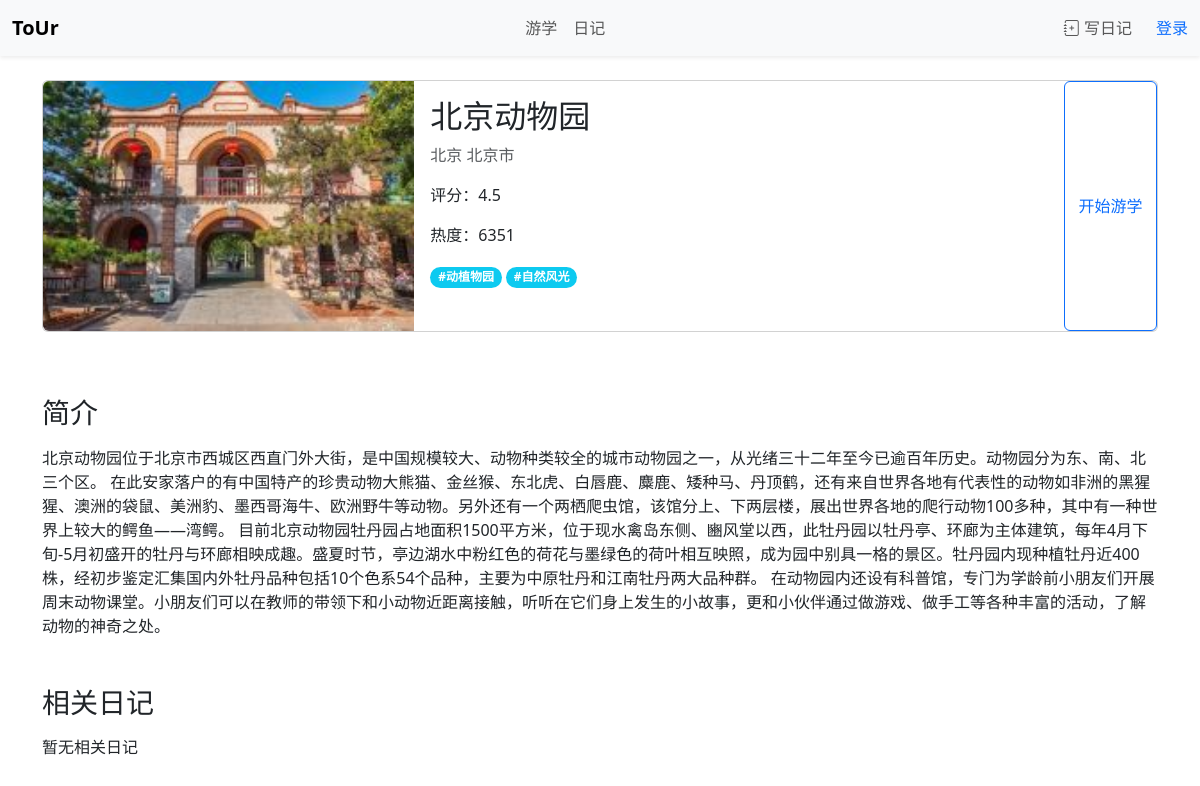
The app's page /travel/2/, older data.
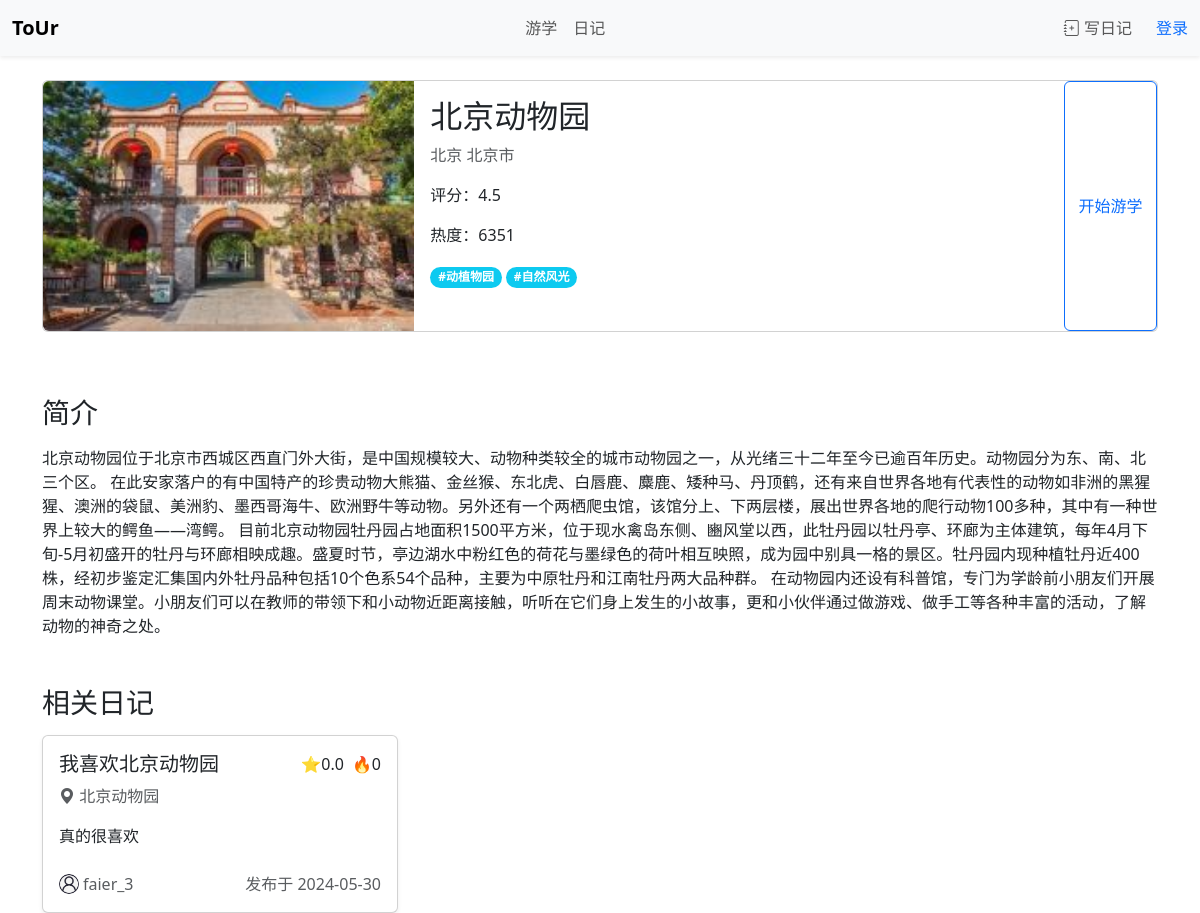
The same page, newer data.
### travel/models.py (models this page shows, shortened)
class Destination(models.Model):
    name = models.CharField(max_length=50, unique=True)
    type = models.CharField(max_length=1, choices={('s', '景区'), ('u','学校')}, default='s')
    province = models.CharField(max_length=15)
    city = models.CharField(max_length=15)
    description = models.TextField(blank=True)
    image = models.ImageField(upload_to=dest_pic_path, blank=True, null=True)
    popularity = models.IntegerField(default=0, blank=True)
    rating = models.DecimalField(max_digits=2, decimal_places=1, default=0, blank=True, validators=[
            MinValueValidator(0, message="Rating must be at least 0"),
            MaxValueValidator(5, message="Rating cannot be greater than 5"),
        ])
    tags = models.ManyToManyField(Category)
    mapjson = models.TextField(default='{}', help_text="请粘贴地图的json文字") # 存储地图的json文件

class Category(models.Model):
    name = models.CharField(max_length=10, unique=True)
    def __str__(self):
        return self.name

### diary/models.py (models this page shows, shortened)
class Diary(models.Model):
    author = models.ForeignKey(User, on_delete=models.SET_NULL, null=True)
    pub_time = models.DateTimeField(default=timezone.now, blank=True)
    title = models.CharField(max_length=100)
    content = models.TextField()
    popularity = models.IntegerField(default=0, blank=True)
    rating = models.DecimalField(max_digits=2, decimal_places=1, default=0, blank=True, validators=[
            MinValueValidator(0, message="Rating must be at least 0"),
            MaxValueValidator(5, message="Rating cannot be greater than 5"),
        ])
    location = models.ForeignKey(Destination, on_delete=models.PROTECT)

### account/models.py (models this page shows, shortened)
class CustomUser(AbstractUser):
    interests = models.ManyToManyField(Category)
    avatar = models.ImageField(upload_to=user_avatar_path, blank=True, null=True)

### travel/views.py (the view)
# urls.py: path('<int:dest_id>/', views.detail, name='detail'),
def detail(request, dest_id):
    dest = get_object_or_404(Destination, pk=dest_id)
    related_diaries = Diary.objects.filter(location=dest).order_by('-rating')
    context = {
        'dest': dest,
        'related_diaries': related_diaries,
    }
    return render(request, 'travel/detail.html', context)

### template/travel/detail.html (shortened to what this page needs)
{% extends 'base.html' %}
{% block mainbody %}
<div class="container mt-4">
    <div class="row">
        <div class="col-md-12">
            <div class="card mb-3 ">
                <div class="row g-0 h-100">
                    <div class="col-md-4 overflow-hidden" style="height: 250px">
                        {% if dest.image %}
                        <img src="{{ dest.image.url }}" class="img-fluid rounded-start h-100 w-100 object-fit-cover " alt="{{ dest.name }}">
                        {% else %}
                        <img src="https://moreishmarketing.com/app/uploads/2020/09/img_placeholder_1024x768.jpg" class="img-fluid rounded-start" alt="默认图片">
                        {% endif %}
                    </div>
                    <div class="col-md-7">
                        <div class="card-body h-100">
                            <h2 class="card-title">{{ dest.name }}</h2>
                            <p class="card-text text-muted">{{ dest.province }} {{ dest.city }}</p>
                            <div class="">
                                <p>评分：{{ dest.rating }}</p>
                                <p>热度：{{ dest.popularity }}</p>
                            </div>
                            <div class="mt-auto ">
                                {% for tag in dest.tags.all %}
                                <span class="badge bg-info rounded-pill">#{{tag}}</span>
                                {% endfor %}
                            </div>
                        </div>
                    </div>
                    <a href="{% url 'travel:map' dest_id=dest.id %}" class="btn btn-outline-primary  col-md-1 d-flex align-items-center justify-content-center">
                        <span>开始游学</span>
                    </a>
                </div>
            </div>
        </div>
    </div>
    <h3 class="mt-5 mb-3">简介</h3>
    <p class="card-text">{{ dest.description }}</p>
    <h3 class="mb-3 mt-5 ">相关日记</h3>
    <div class="row row-cols-1 row-cols-md-2 row-cols-lg-3 g-4">
        {% if related_diaries %}
        {% for diary in related_diaries %}
            {% include 'diary/diary_card.html' with diary=diary %}
        {% endfor %}
        {% else %}
        <p class="card-text">暂无相关日记</p>
        {% endif %}
    </div>
</div>
{% endblock %}

### template/base.html (shortened to what this page needs)
{% load static %}
<!DOCTYPE html>
<html lang="zh-CN">
<head>
    <link href="https://cdn.jsdelivr.net/npm/bootstrap@5.3.3/dist/css/bootstrap.min.css" rel="stylesheet">
    <link href="https://cdn.jsdelivr.net/npm/bootstrap-icons/font/bootstrap-icons.css" rel="stylesheet">
    <link rel="stylesheet" href="{% static 'css/my_style.css' %}">
</head>
<body>
  <nav class="navbar navbar-expand navbar-light bg-light shadow-sm sticky-top " style="z-index: 10;">
    <div class="container-fluid">
      <a class="navbar-brand fw-bold" href="{% url 'travel:index' %}">ToUr</a>
      <ul class="navbar-nav mx-auto">
        <li class="nav-item">
          <a class="nav-link" href="/travel/">游学</a>
        </li>
        <li class="nav-item">
          <a class="nav-link" href="/diary/">日记</a>
        </li>
      </ul>
      <ul class="navbar-nav">
        <li class="nav-item">
          <a class="nav-link" href="#" data-bs-toggle="modal" data-bs-target="#addDiaryModal">
            <i class="bi bi-journal-plus"></i> 写日记
          </a>
        </li>
      </ul>
      <ul class="navbar-nav ms-3">
        {% if user.is_authenticated %}
        <li class="nav-item dropdown">
          <a class="nav-link dropdown-toggle" href="#" id="navbarDropdownMenuLink" role="button" data-bs-toggle="dropdown" aria-expanded="false">
            {% include 'user_avatar.html' with size=30 user=user %}
            <span>{{ user.username }}</span>
          </a>
          <ul class="dropdown-menu dropdown-menu-end" aria-labelledby="navbarDropdownMenuLink">
            <li><a class="dropdown-item" href="#">资料</a></li>
            <li><a class="dropdown-item" href="{% url 'account:logout' %}">登出</a></li>
          </ul>
        </li>
        {% else %}
        <a href="{% url 'account:login' %}" class="text-primary text-decoration-none">登录</a>
        {% endif %}
      </ul>
    </div>
  </nav>
  {% block mainbody %}{% endblock %}
  </body>
</html>

### template/diary/diary_card.html (shortened to what this page needs)
<div class="col">
  <a href="{% url 'diary:detail' diary.pk %}" style="color: inherit; text-decoration: none;">
    <div class="card h-100 mb-0 shadow-sm ">
      <div class="card-body d-flex flex-column ">
        <div class="d-flex justify-content-between mb-2">
          <h5 class="card-title mb-0 text-truncate" title="{{ diary.title }}">{{ diary.title }}</h5>
          <span class="ms-auto ">⭐{{ diary.rating }}</span>
          <span class="full-width ms-2">🔥{{ diary.popularity }}</span>
        </div>
        <div class="mb-3">
          <i class="bi bi-geo-alt-fill text-muted"></i>
          <span class="card-text text-muted">{{ diary.location.name}}</span>
        </div>
        <span class="card-text truncate-lines mb-4 ">{{ diary.content }}</span>
        <div class="d-flex align-items-center mt-auto ">
          {% include 'user_avatar.html' with size=20 user=diary.author %}
          <span class="card-text text-muted ms-1 text-truncate ">{{ diary.author.username }}</span>
          <span class="card-text text-muted ms-auto full-width">发布于 {{ diary.pub_time | date:"Y-m-d"}}</span>
        </div>
      </div>
    </div>
  </a>
</div>

### template/user_avatar.html
{% load static %}
<img src="
        {% if user.avatar%}
        {{ user.avatar.url }}
        {% else %}
        {% static 'img/default_avatar.jpg' %}
        {% endif %}
        " alt="用户头像" style="width: {{ size }}px; height: {{ size }}; border-radius: 50%; ">

### static/css/my_style.css (style rules this page uses)
.full-width { min-width: fit-content; }
.truncate-lines { display: -webkit-box; overflow: hidden; -webkit-line-clamp: 2; -webkit-box-orient: vertical; }

Row changes from the older to the newer data that the page shows:
added Diary: title "我喜欢北京动物园", rating "0.0", popularity "0", location.name "北京动物园", content "真的很喜欢", author.username "faier_3", pub_time "2024-05-30"
Text that changed along with them:
text no longer shown: "暂无相关日记"
